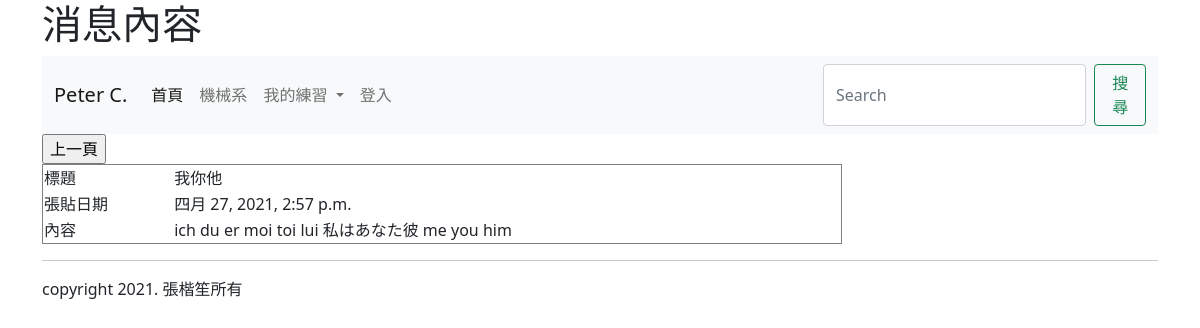
The app's page /show/2/ with its own data.
### mysite/models.py (models this page shows, shortened)
class Post(models.Model):
    title = models.CharField(max_length=200)
    body = models.TextField()
    pub_date = models.DateTimeField(default=timezone.now)
    class Meta:
        ordering = ('-pub_date',)

### mysite/views.py (the view)
# urls.py: path('show/<int:id>/', show),
def show (request,id):
    try:
        target=Post.objects.get(id=id)   #all全部,filter過濾,get抓單一
    except:
        return redirect('/')  #找不到網址回首頁
    return render(request,"showpost.html",locals())

### templates/showpost.html (shortened to what this page needs)
{% extends 'base.html' %}
{% block headmessage %} <h1>消息內容</h1> {% endblock %}
{% block content %}
<input type ="button" onclick="history.back()" value="上一頁"></input>
<table width=800 border=1>
    <tr>
        <td>標題</td>
        <td>{{target.title}}</td>
    </tr>
    <tr>
        <td>張貼日期</td>
        <td>{{target.pub_date}}</td>
    </tr>
    <tr>
        <td>內容</td>
        <td>{{target.body}}</td>
    </tr>
</table>
{% endblock %}

### records on screen
Post: title "我你他", pub_date "四月 27, 2021, 2:57 p.m.", body "ich du er moi toi lui 私はあなた彼 me you him"
